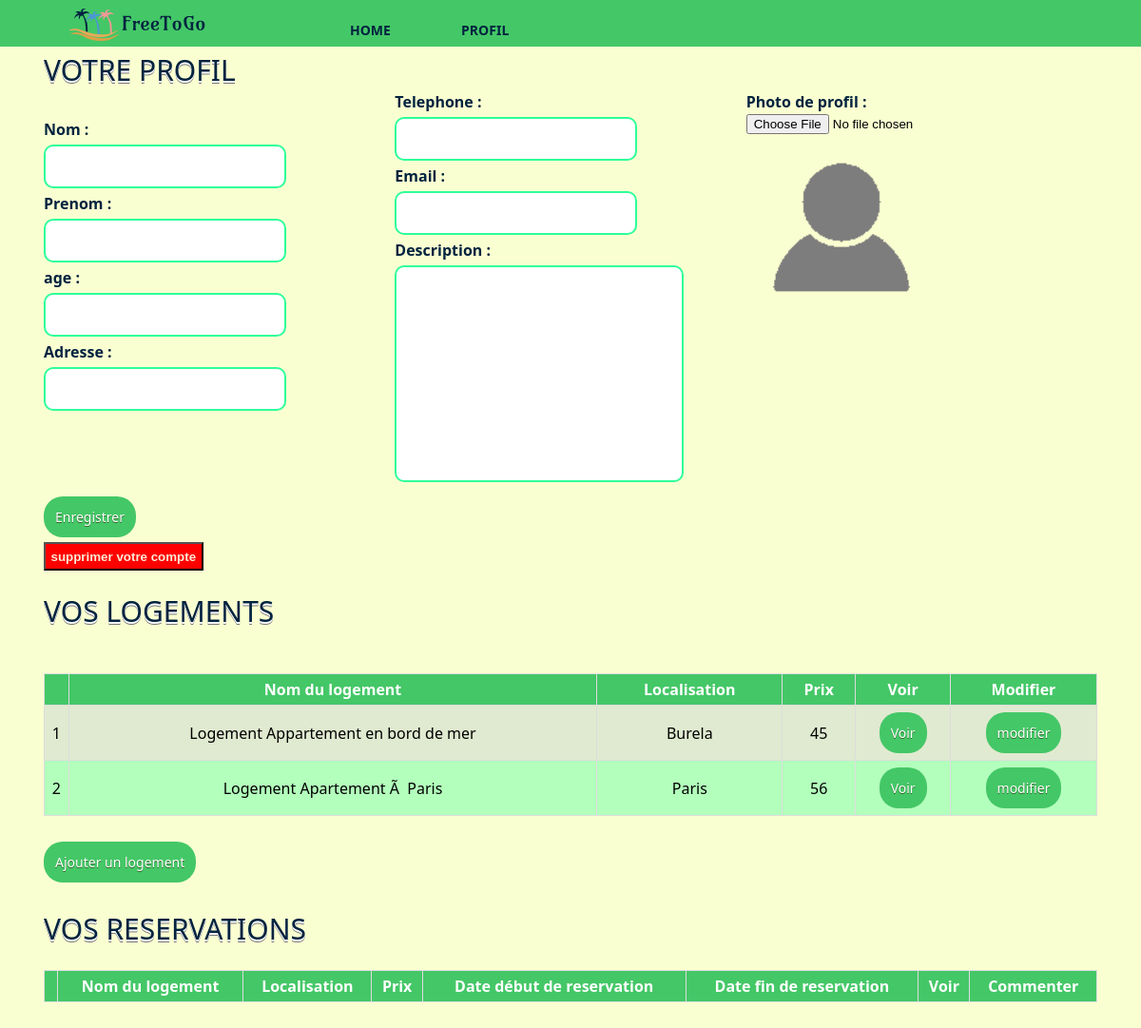
The page /profil.php (signed in) on the database its author committed.
### tables this page shows
CREATE TABLE IF NOT EXISTS `logement` (
	`idLogement` int(11) NOT NULL AUTO_INCREMENT,
	`prix` int(11) NOT NULL,
	`type` varchar(30) NOT NULL,
	`idClient` int(11) NOT NULL,
	`nomLogement` varchar(30) NOT NULL,
	`effectif` int(11) DEFAULT NULL,
	`adresse` varchar(90) DEFAULT NULL,
	`photo` varchar(50) DEFAULT NULL,
	`description` varchar(240) DEFAULT NULL,
	`ville` varchar(30) DEFAULT NULL,
	`pays` varchar(30) DEFAULT NULL,
	`wifi` BOOL DEFAULT FALSE,
	`cuisine` BOOL DEFAULT FALSE,
	`salledebain` BOOL DEFAULT FALSE,
	FOREIGN KEY (`idClient`) REFERENCES client(`idClient`),
	PRIMARY KEY (`idLogement`)
);

### public_html/include/fonctions.php (called while the page is built, shortened)
<?php
function gererPhoto($donnees, $attribut, $imageParDefaut){
  if($donnees[$attribut]==NULL){
    $photo=$imageParDefaut;
  }else{
    $photo=$donnees[$attribut];
  }
  return $photo;
}
?>

### public_html/profil.php (the view, shortened to what this page needs)
<!DOCTYPE html>
<html lang="fr">
<head>
  <link rel="stylesheet" type="text/css" href="css/common.css" />
</head>
<body>
  <?php include('include/header.html'); require_once('include/fonctions.php');
  if (isset($_SESSION['idClient'])){
    $bd = seConnecterABD();
    $reponse=$bd->query('SELECT * FROM client WHERE idClient ="'.$_SESSION['idClient'].'";');
    $donnees = $reponse->fetch();
  }
  ?>
  <div class="main">
    <form  method="post" enctype="multipart/form-data">
      <div class="ligne">
        <div class="colonne" >
          <h2> Votre profil </h2>
          <br/>
          <label>Nom : </label>
          <br/>
          <input type="text" name="nom" value="<?php if(isset($donnees)){echo $donnees['nom'];}?>" required />
          <br/>
          <label>Prenom : </label>
          <br/>
          <input type="text" name="prenom" value="<?php if(isset($donnees)){echo $donnees['prenom'];}?>"/>
          <br/>
          <label>age : </label>
          <br/>
          <input type="number" name="age" value="<?php if(isset($donnees)){echo $donnees['age'];}?>"/>
          <br/>
          <label>Adresse : </label>
          <br/>
          <input type="text" name="adresse" value="<?php if(isset($donnees)){echo $donnees['adresse'];}?>"/>
          <br/>
        </div>
        <div class="colonne" style="margin-top: 50px;">
          <label>Telephone : </label>
          <br/>
          <input type="text" name="telephone" value="<?php if(isset($donnees)){echo $donnees['telephone'];}?>"/>
          <br/>
          <label>Email : </label>
          <br/>
          <input type="text" name="mail" value="<?php if(isset($donnees)){echo $donnees['mail'];}?>" required />
          <br/>
          <label>Description : </label>
          <br/>
          <textarea name="description" rows="10" cols="80"><?php if(isset($donnees)){echo $donnees['description'];}?></textarea>
          <br/>
        </div>
        <div class="colonne" style="margin-top: 50px;" >
          <label>Photo de profil : </label>
          <br/>
          <?php
          if(isset($donnees)){
            $data=$donnees;
          }else{
            $data=NULL;
          }
          $photo=gererPhoto($data, 'photoProfil', "./images/profil_default.png");
          echo '<input type="file" name="photoProfil" id="photo"/>';
          echo '<img alt="photo de profil" class="photo_profil"  src="'.$photo.'"/>';
          ?>
          <br/>
        </div>
      </div>
      <input type="submit" class="bouton" name="Enregistrer" value="Enregistrer"/>
    </form>
    <form action="connexion.php" method="post">
      <input type="submit" value="supprimer votre compte" name="suppressionCompte" style="background-color:red;padding: 0.5%;color: antiquewhite;font-weight: bold;" />
    </form>
    <section>
      <h2> Vos logements </h2>
      <br/>
      <?php
      if (isset($_SESSION['idClient'])){
        $reponse = $bd->query('SELECT * FROM logement where idClient="'.(string)$_SESSION['idClient'].'"');
        $num = 1;
        echo '<table class="tableaux">';
        echo '
        <tr>
        <th></th>
        <th>Nom du logement</th>
        <th>Localisation</th>
        <th>Prix</th>
        <th>Voir</th>
        <th>Modifier</th>
        </tr>';
        while ($donnees = $reponse->fetch())
        {
          echo '
          <tr>
          <td>'.$num.'</td>
          <td>Logement '.$donnees["nomLogement"].'</td>
          <td>'.$donnees["ville"].'</td>
          <td>'.$donnees["prix"].'</td>
          <td>
          <button onclick="location.href=\'pageLogement.php?idLogement='.(string)$donnees["idLogement"].'\'" type="button" class="bouton">Voir</button>
          </td>
          <td>
          <button onclick="location.href=\'modifierLogement.php?idLogement='.(string)$donnees["idLogement"].'\'" type="button" class="bouton">modifier</button>
          </td>
          </tr>';
          $num = $num + 1;
        }
        echo "</table>";
      }
      ?>
      <br/>
      <form action="ajoutlogement.php" method="post">
        <input type="submit" class="bouton" name="lienAjoutLogement" value="Ajouter un logement"/>
      </form>
    </section>
    <section>
      <h2> Vos reservations </h2>
      <?php
      if (isset($_SESSION['idClient'])){
        echo '<table class="tableaux">';
        echo '
        <tr>
        <th></th>
        <th>Nom du logement</th>
        <th>Localisation</th>
        <th>Prix</th>
        <th> Date début de reservation </th>
        <th> Date fin de reservation </th>
        <th>Voir</th>
        <th>Commenter</th>
        </tr>';
        echo "</table>";
      }
      ?>
    </section>
  </div>
</body>
</html>

### public_html/css/common.css (style rules this page uses)
:root { --main-font-family:"Segoe UI","Helvetica Neue",Arial,sans-serif; --main-vertFonce : #44c767; --main-vertClair : #2efe9a; --main-bleuFonce : #01233f; }
body { background: #FAFFD1; font-family: var(--main-font-family); font-weight: 400; margin:0; }
h2 { margin-bottom: 2%; margin-top: 2%; color: var(--main-bleuFonce); font-weight: normal; font-family: var(--main-font-family); font-size: 30px; line-height: 42px; text-transform: uppercase; text-shadow: 0 2px white, 0 3px #777; text-align: left; }
img { float: left; }
.logo { float: center; padding: 5px 0; margin-left: 70px; margin-right: 70px; }
.navbar { overflow: hidden; position: fixed; top: 0; width: 100%; background-color: var(--main-vertFonce); margin-bottom:5px; }
.navbar ul { margin: 0; padding: 0; }
.navbar li { display: inline-block; margin-left: 70px; padding-top: 20px; position: relative; color: var(--main-bleuFonce); font-weight: bold; font-family: var(--main-font-family); }
nav a { color: var(--main-bleuFonce); text-decoration: none; text-transform: uppercase; font-size: 14px; }
nav a::before { content: ''; display: block; height: 5px; background-color: var(--main-bleuFonce); position: absolute; top: 0; width: 0%; transition: all ease-in-out 300ms; }
.bouton { margin-top:5px; margin-bottom:5px; background-color:var(--main-vertFonce); -moz-border-radius:20px; -webkit-border-radius:20px; border-radius:20px; border:1px ; cursor:pointer; color:#ffffff; font-family: var(--main-font-family); font-size:14px; padding:12px 12px; text-shadow:0px 1px 0px #2f6627; }
input[type="text"], input[type="password"],input[type="number"],input[type="date"] { border-radius: 10px; padding: 10px ; font-family: var(--main-font-family); font-size: 1em; margin-top:5px; margin-bottom:5px; border: solid 2px var(--main-vertClair);; }
textarea { border-radius: 10px; font-family: var(--main-font-family); font-size: 1em; margin-top:5px; margin-bottom:5px; border: solid 2px var(--main-vertClair); resize: none; width: 80%; }
.main { margin: 30px; padding: 16px; }
.photo_profil { border-radius: 8px; display: block; margin-left: auto; margin-right: auto; width: 200px; height: 200px; }
label { font-family: var(--main-font-family); color: var(--main-bleuFonce); font-weight: bold; }
.tableaux { font-family: var(--main-font-family); border-collapse: collapse; width: 100%; }
.tableaux td { text-align: center; padding: 2px; border: 1px solid #ddd; }
.tableaux tr:nth-child(even) { background-color: #E0EAD0 }
.tableaux tr:nth-child(odd) { background-color: #b3ffbc }
.tableaux th { background-color: var(--main-vertFonce); color: white; border: 1px solid #ddd; text-align: center; padding: 5px; }
.ligne { display: flex; }
.colonne { flex: 50%; float: left; }

### rows shown on the page
logement: nomLogement "Appartement en bord de mer", ville "Burela", prix "45"
logement: nomLogement "Apartement Ã Paris", ville "Paris", prix "56"
